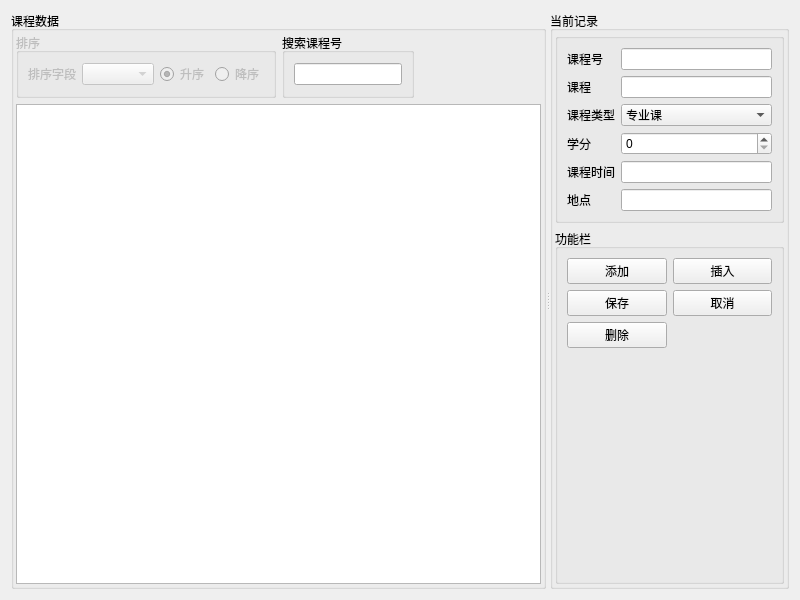
<?xml version="1.0" encoding="UTF-8"?>
<ui version="4.0">
 <class>courseManagement</class>
 <widget class="QWidget" name="courseManagement">
  <property name="geometry">
   <rect>
    <x>0</x>
    <y>0</y>
    <width>800</width>
    <height>600</height>
   </rect>
  </property>
  <property name="windowTitle">
   <string>courseManagement</string>
  </property>
  <layout class="QHBoxLayout" name="horizontalLayout_3">
   <item>
    <widget class="QSplitter" name="splitter">
     <property name="orientation">
      <enum>Qt::Horizontal</enum>
     </property>
     <widget class="QGroupBox" name="groupBox_6">
      <property name="title">
       <string>课程数据</string>
      </property>
      <layout class="QVBoxLayout" name="verticalLayout_4">
       <property name="leftMargin">
        <number>2</number>
       </property>
       <property name="topMargin">
        <number>2</number>
       </property>
       <property name="rightMargin">
        <number>2</number>
       </property>
       <property name="bottomMargin">
        <number>2</number>
       </property>
       <item>
        <layout class="QHBoxLayout" name="horizontalLayout_4">
         <item>
          <widget class="QGroupBox" name="groupBoxSort">
           <property name="enabled">
            <bool>false</bool>
           </property>
           <property name="title">
            <string>排序</string>
           </property>
           <layout class="QHBoxLayout" name="horizontalLayout_2">
            <item>
             <widget class="QLabel" name="label_14">
              <property name="text">
               <string>排序字段</string>
              </property>
             </widget>
            </item>
            <item>
             <widget class="QComboBox" name="comboFields"/>
            </item>
            <item>
             <widget class="QRadioButton" name="radioBtnAscend">
              <property name="text">
               <string>升序</string>
              </property>
              <property name="checked">
               <bool>true</bool>
              </property>
             </widget>
            </item>
            <item>
             <widget class="QRadioButton" name="radioBtnDescend">
              <property name="text">
               <string>降序</string>
              </property>
             </widget>
            </item>
           </layout>
          </widget>
         </item>
         <item>
          <widget class="QGroupBox" name="groupBox_2">
           <property name="title">
            <string>搜索课程号</string>
           </property>
           <layout class="QVBoxLayout" name="verticalLayout">
            <item>
             <widget class="QLineEdit" name="lineEdit"/>
            </item>
           </layout>
          </widget>
         </item>
         <item>
          <spacer name="horizontalSpacer">
           <property name="orientation">
            <enum>Qt::Horizontal</enum>
           </property>
           <property name="sizeHint" stdset="0">
            <size>
             <width>40</width>
             <height>20</height>
            </size>
           </property>
          </spacer>
         </item>
        </layout>
       </item>
       <item>
        <widget class="QTableView" name="tableView">
         <property name="styleSheet">
          <string notr="true">alternate-background-color: rgb(211, 249, 248);</string>
         </property>
         <property name="editTriggers">
          <set>QAbstractItemView::AnyKeyPressed|QAbstractItemView::DoubleClicked|QAbstractItemView::EditKeyPressed|QAbstractItemView::SelectedClicked</set>
         </property>
         <attribute name="horizontalHeaderDefaultSectionSize">
          <number>80</number>
         </attribute>
         <attribute name="horizontalHeaderStretchLastSection">
          <bool>true</bool>
         </attribute>
         <attribute name="verticalHeaderDefaultSectionSize">
          <number>25</number>
         </attribute>
        </widget>
       </item>
      </layout>
     </widget>
     <widget class="QGroupBox" name="groupBox">
      <property name="title">
       <string>当前记录</string>
      </property>
      <layout class="QVBoxLayout" name="verticalLayout_3">
       <property name="leftMargin">
        <number>2</number>
       </property>
       <property name="topMargin">
        <number>2</number>
       </property>
       <property name="rightMargin">
        <number>2</number>
       </property>
       <property name="bottomMargin">
        <number>2</number>
       </property>
       <item>
        <layout class="QHBoxLayout" name="horizontalLayout">
         <item>
          <widget class="QGroupBox" name="groupBox_5">
           <property name="title">
            <string/>
           </property>
           <layout class="QFormLayout" name="formLayout">
            <item row="0" column="0">
             <widget class="QLabel" name="label">
              <property name="text">
               <string>课程号</string>
              </property>
             </widget>
            </item>
            <item row="0" column="1">
             <widget class="QLineEdit" name="dbSpinEmpNo"/>
            </item>
            <item row="1" column="0">
             <widget class="QLabel" name="label_2">
              <property name="text">
               <string>课程</string>
              </property>
              <property name="buddy">
               <cstring>dbEditName</cstring>
              </property>
             </widget>
            </item>
            <item row="1" column="1">
             <widget class="QLineEdit" name="dbEditName"/>
            </item>
            <item row="2" column="0">
             <widget class="QLabel" name="label_3">
              <property name="text">
               <string>课程类型</string>
              </property>
             </widget>
            </item>
            <item row="3" column="0">
             <widget class="QLabel" name="label_5">
              <property name="text">
               <string>学分</string>
              </property>
             </widget>
            </item>
            <item row="4" column="0">
             <widget class="QLabel" name="label_7">
              <property name="text">
               <string>课程时间</string>
              </property>
             </widget>
            </item>
            <item row="5" column="0">
             <widget class="QLabel" name="label_4">
              <property name="text">
               <string>地点</string>
              </property>
             </widget>
            </item>
            <item row="5" column="1">
             <widget class="QLineEdit" name="dbpswd"/>
            </item>
            <item row="4" column="1">
             <widget class="QLineEdit" name="dbComboProvince"/>
            </item>
            <item row="3" column="1">
             <widget class="QSpinBox" name="dbEditBirth">
              <property name="maximum">
               <number>10</number>
              </property>
             </widget>
            </item>
            <item row="2" column="1">
             <widget class="QComboBox" name="dbComboSex">
              <item>
               <property name="text">
                <string>专业课</string>
               </property>
              </item>
              <item>
               <property name="text">
                <string>限选课</string>
               </property>
              </item>
              <item>
               <property name="text">
                <string>公共课</string>
               </property>
              </item>
             </widget>
            </item>
           </layout>
          </widget>
         </item>
        </layout>
       </item>
       <item>
        <widget class="QGroupBox" name="groupBox_4">
         <property name="title">
          <string>功能栏</string>
         </property>
         <property name="flat">
          <bool>true</bool>
         </property>
         <layout class="QGridLayout" name="gridLayout">
          <item row="3" column="0">
           <spacer name="verticalSpacer">
            <property name="orientation">
             <enum>Qt::Vertical</enum>
            </property>
            <property name="sizeHint" stdset="0">
             <size>
              <width>20</width>
              <height>40</height>
             </size>
            </property>
           </spacer>
          </item>
          <item row="1" column="1">
           <widget class="QPushButton" name="actRevert">
            <property name="text">
             <string>取消</string>
            </property>
            <property name="icon">
             <iconset resource="../../rec.qrc">
              <normaloff>:/按钮图标/images/close-circle.png</normaloff>:/按钮图标/images/close-circle.png</iconset>
            </property>
           </widget>
          </item>
          <item row="0" column="1">
           <widget class="QPushButton" name="actRecInsert">
            <property name="text">
             <string>插入</string>
            </property>
            <property name="icon">
             <iconset resource="../../rec.qrc">
              <normaloff>:/按钮图标/images/left-circle.png</normaloff>:/按钮图标/images/left-circle.png</iconset>
            </property>
           </widget>
          </item>
          <item row="1" column="0">
           <widget class="QPushButton" name="actSubmit">
            <property name="text">
             <string>保存</string>
            </property>
            <property name="icon">
             <iconset resource="../../rec.qrc">
              <normaloff>:/按钮图标/images/save.png</normaloff>:/按钮图标/images/save.png</iconset>
            </property>
           </widget>
          </item>
          <item row="0" column="0">
           <widget class="QPushButton" name="actRecAppend">
            <property name="text">
             <string>添加</string>
            </property>
            <property name="icon">
             <iconset resource="../../rec.qrc">
              <normaloff>:/按钮图标/images/plus-circle.png</normaloff>:/按钮图标/images/plus-circle.png</iconset>
            </property>
           </widget>
          </item>
          <item row="2" column="0">
           <widget class="QPushButton" name="actRecDelete">
            <property name="text">
             <string>删除</string>
            </property>
            <property name="icon">
             <iconset resource="../../rec.qrc">
              <normaloff>:/按钮图标/images/minus-circle.png</normaloff>:/按钮图标/images/minus-circle.png</iconset>
            </property>
           </widget>
          </item>
         </layout>
        </widget>
       </item>
      </layout>
     </widget>
    </widget>
   </item>
  </layout>
 </widget>
 <resources>
  <include location="../../rec.qrc"/>
 </resources>
 <connections/>
</ui>
